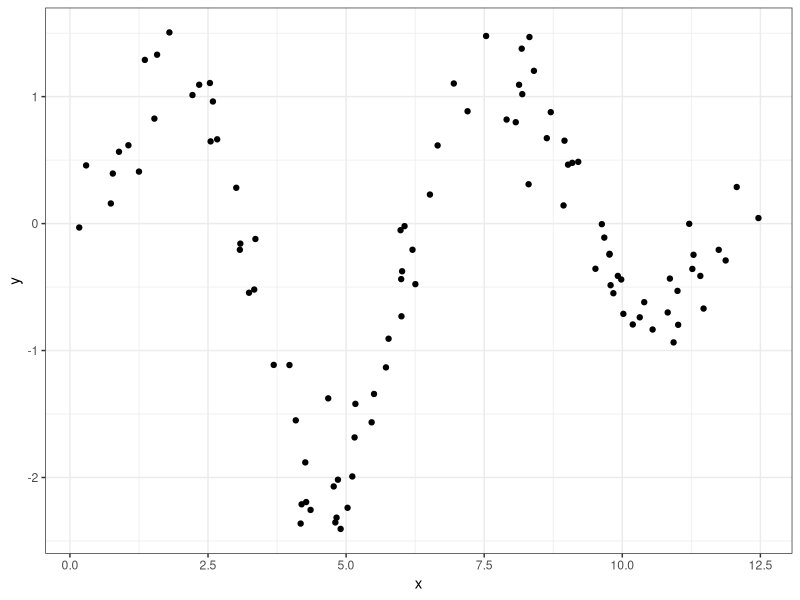
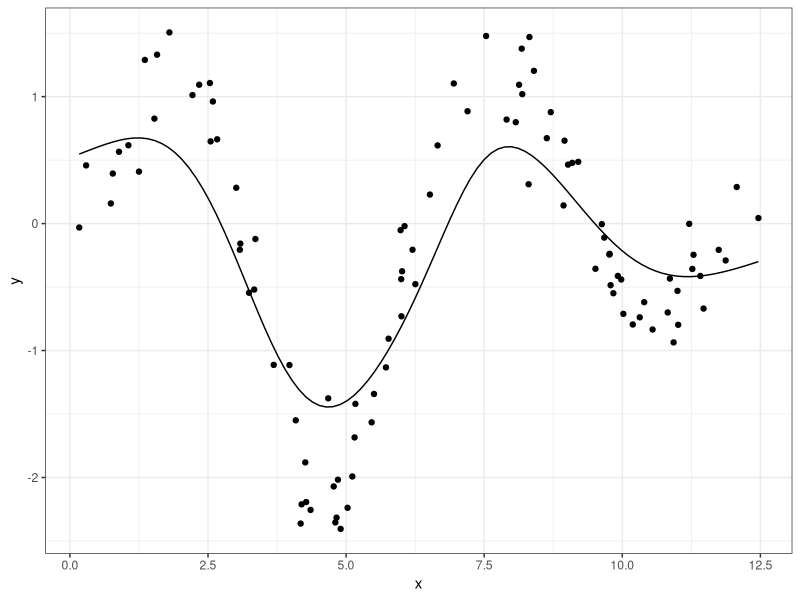
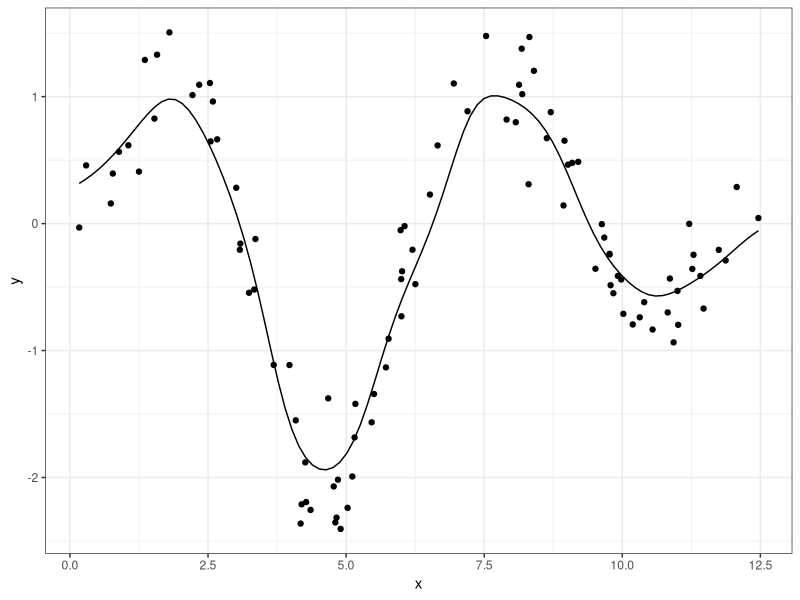
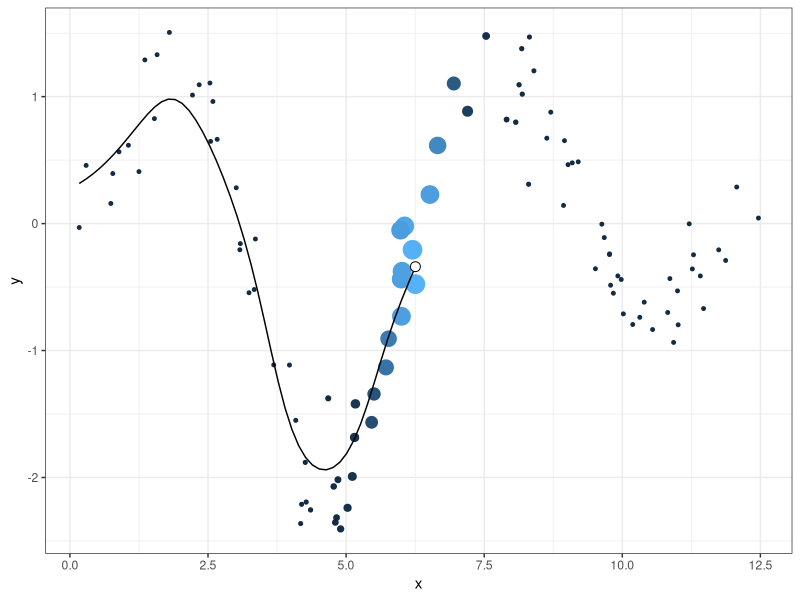

The R source for these figures, in order:
## ---- chunk 1
library(tidyverse)
library(magick)
theme_set(theme_bw())
set.seed(0)

n <- 100
x <- runif(n, 0, 4*pi)
# our function is the product of three distinct transformations
y <- sin(x)*x^2*exp(-x/2) + rnorm(n, sd = 0.3)
df <- data.frame(x, y)

df %>%
  ggplot(aes(x, y)) +
  geom_point()
## ---- chunk 2
x_new <- seq(min(x), max(x), length.out = 100)

# dividing by the sum normalizes the weights to 1
y_smoothed <- map_dbl(x_new, ~sum(dnorm(x, mean = .x) * y)/
                              sum(dnorm(x, mean = .x)))

df_smoothed <- data.frame(x_new, y_smoothed)
## ---- chunk 3
df %>%
  ggplot(aes(x, y)) +
  geom_point() +
  geom_line(aes(x_new, y_smoothed), data = df_smoothed)
## ---- chunk 4
x_new <- seq(min(x), max(x), length.out = 100)

# same process with a smaller scale (0.5)
y_smoothed <- map_dbl(x_new, ~sum(dnorm(x, mean = .x, sd = 0.5) * y)/
                        sum(dnorm(x, mean = .x, sd = 0.5)))

df_smoothed <- data.frame(x_new, y_smoothed)

df %>%
  ggplot(aes(x, y)) +
  geom_point() +
  geom_line(aes(x_new, y_smoothed), data = df_smoothed)
## ---- chunk 5
idx <- 50

df %>%
  ggplot(aes(x, y)) +
  # original data with size and color
  geom_point(aes(size = dnorm(x, mean = x_new[idx], sd = 0.5),
                 col = dnorm(x, mean = x_new[idx], sd = 0.5))) +
  # smoothed line up to the new point
  geom_line(aes(x_new, y_smoothed), 
            data = df_smoothed %>% filter(x_new <= x_new[idx])) +
  # "head" of the line
  geom_point(aes(x_new, y_smoothed), 
             data = df_smoothed %>% filter(x_new == x_new[idx]),
             size = 3, fill = "white", col = "black", shape = 21) +
  theme(legend.position = "none")
